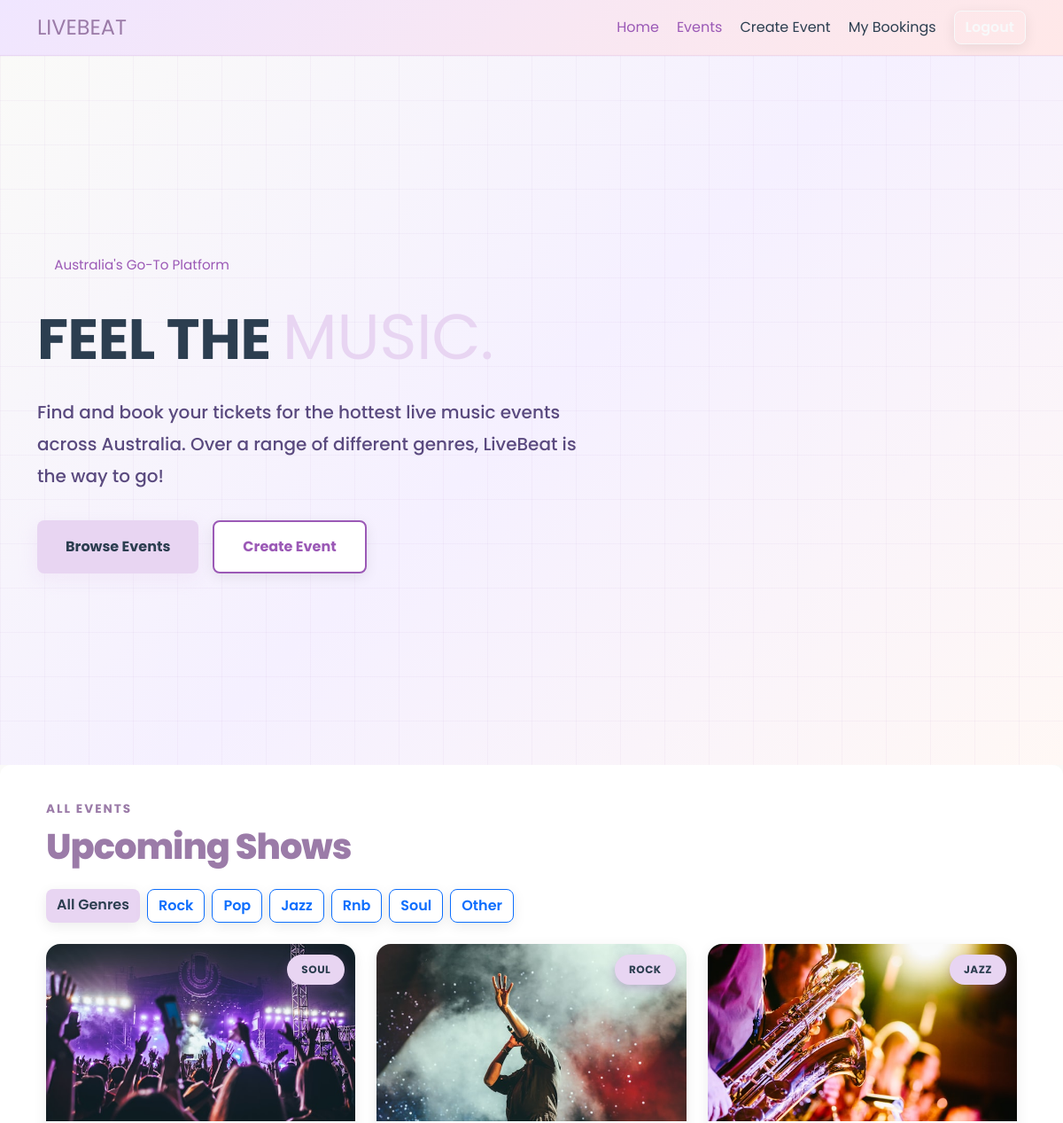
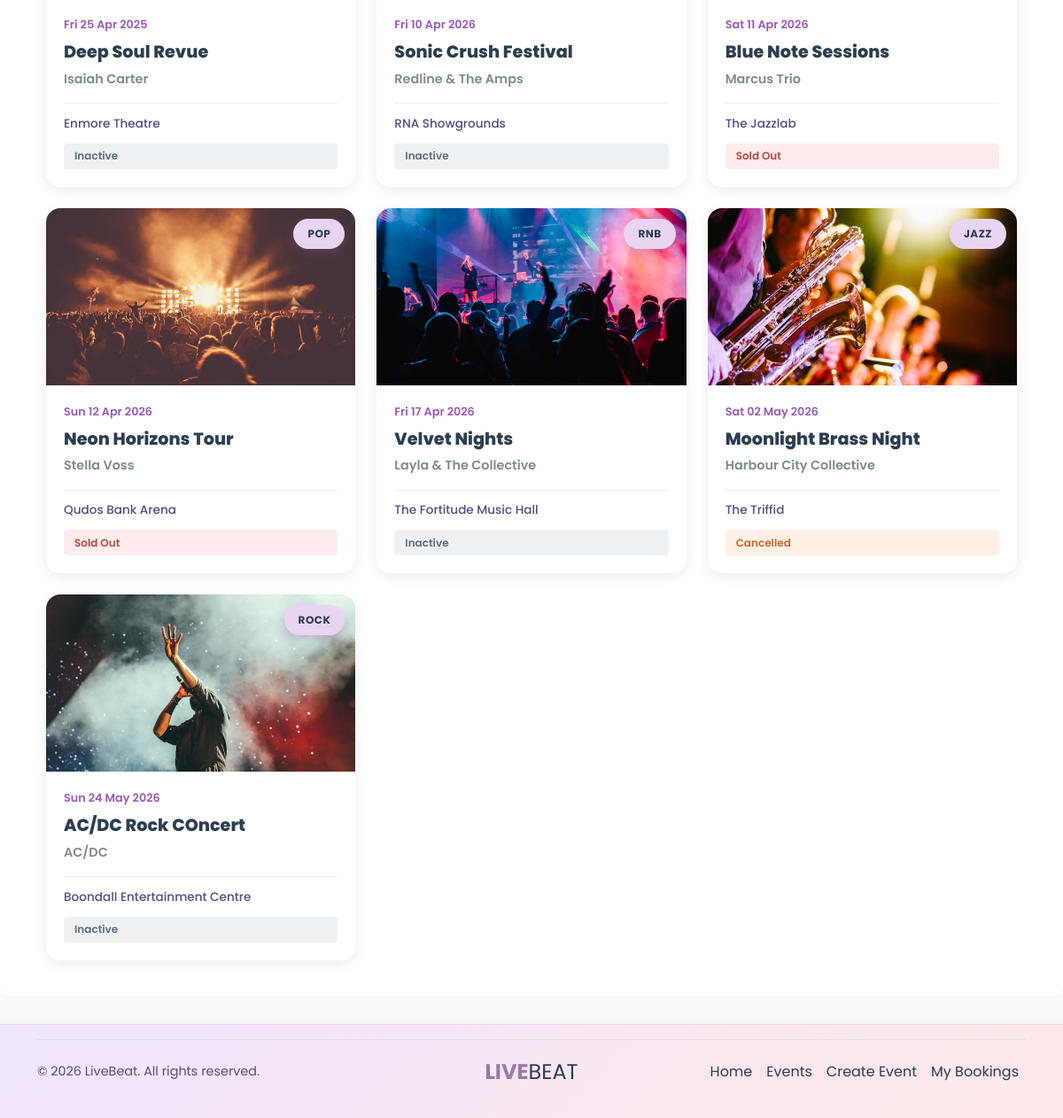
Screenshot of / (signed in) with the database file from the repository (2 pictures, top to bottom).
### livebeat/models.py (models this page shows)
class Event(db.Model):
    id = db.Column(db.Integer, primary_key=True)
    title = db.Column(db.String(100), nullable=False)
    artist = db.Column(db.String(100), nullable=False)
    description = db.Column(db.Text, nullable=False)
    category = db.Column(db.String(50), nullable=False)
    status = db.Column(db.String(20), default="Open")
    capacity = db.Column(db.Integer, nullable=False)
    date = db.Column(db.DateTime, nullable=False)
    venue_name = db.Column(db.String(120), nullable=False)
    venue_address = db.Column(db.String(200), nullable=False)
    ticket_price = db.Column(db.Float, nullable=False)
    acknowledgement = db.Column(db.Text)
    image = db.Column(db.String(200), default="concert1.jpg")
    user_id = db.Column(db.Integer, db.ForeignKey("user.id"))
    bookings = db.relationship("Booking", backref="event", lazy=True)
    comments = db.relationship("Comment", backref="event", lazy=True)

### livebeat/views.py (the view)
@main_bp.route("/")
def index():
    mark_past_events_inactive()
    selected_category = request.args.get("category", "all")
    query = Event.query.order_by(Event.date.asc())
    if selected_category != "all":
        query = query.filter(Event.category.ilike(selected_category))
    events = query.all()
    categories = ["all", "rock", "pop", "jazz", "rnb", "soul", "other"]
    return render_template(
        "index.html",
        events=events,
        categories=categories,
        selected_category=selected_category,
    )

### livebeat/views.py (called while the page is built)
def mark_past_events_inactive():
    now = datetime.now()
    past_open_events = Event.query.filter( Event.date < now, Event.status == "Open").all()
    if past_open_events:
        for event in past_open_events:
            Event.status.notin_(["Inactive", "Sold Out", "Cancelled"])
        db.session.commit()

### livebeat/templates/index.html (shortened to what this page needs)
{% extends 'base.html' %}
{% block content %}
<section class="lb-hero">
    <div class="lb-hero-grid"></div>
    <div class="container">
        <div class="row align-items-center">
            <div class="col-lg-7 lb-hero-content">
                <div class="lb-hero-eyebrow">Australia's Go-To Platform</div>
                <h1>
                    FEEL THE
                    <span class="highlight">MUSIC.</span>
                </h1>
                <p>
                    Find and book your tickets for the hottest live music events across Australia.
                    Over a range of different genres, LiveBeat is the way to go!
                </p>
                <div class="d-flex flex-wrap gap-3">
                    <a href="#events" class="lb-btn-primary">Browse Events</a>
                    <a href="{{ url_for('main.create_event') }}" class="lb-btn-outline">Create Event</a>
                </div>
            </div>
        </div>
    </div>
</section>
<section class="lb-section" id="events">
    <div class="container">
        <div class="row align-items-end mb-4">
            <div class="col-md-6">
                <div class="lb-section-label">All Events</div>
                <h2 class="lb-section-title mb-0">Upcoming Shows</h2>
            </div>
        </div>
        <div class="d-flex flex-wrap gap-2 mb-4">
            {% for category in categories %}
            <a href="{{ url_for('main.index', category=category) }}#events"
                class="btn {% if selected_category == category %}btn-primary{% else %}btn-outline-primary{% endif %}">
                {% if category == 'all' %}All Genres{% else %}{{ category|capitalize }}{% endif %}
            </a>
            {% endfor %}
        </div>
        <div class="row g-4">
            {% for event in events %}
            <div class="col-sm-6 col-lg-4">
                <a href="{{ url_for('main.event_details', event_id=event.id) }}"
                    class="lb-event-card d-block h-100 text-decoration-none">
                    <div class="lb-card-img-wrap">
                        <img src="{{ url_for('static', filename='images/' ~ event.image) }}" alt="{{ event.title }}">
                        <span class="lb-card-genre-tag">{{ event.category|capitalize }}</span>
                    </div>
                    <div class="lb-card-body">
                        <div class="lb-card-date">{{ event.date.strftime('%a %d %b %Y') }}</div>
                        <div class="lb-card-title">{{ event.title }}</div>
                        <div class="lb-card-artist">{{ event.artist }}</div>
                        <div class="lb-card-footer">
                            <span class="lb-card-venue">{{ event.venue_name }}</span>
                            {% if event.status == "Open" %}
                            <span class="lb-badge lb-badge-open">Open</span>
                            {% elif event.status == "Sold Out" %}
                            <span class="lb-badge lb-badge-soldout">Sold Out</span>
                            {% elif event.status == "Cancelled" %}
                            <span class="lb-badge lb-badge-cancelled">Cancelled</span>
                            {% else %}
                            <span class="lb-badge lb-badge-inactive">{{ event.status }}</span>
                            {% endif %}
                        </div>
                    </div>
                </a>
            </div>
            {% endfor %}
        </div>
    </div>
</section>
{% endblock %}

### rows the page displays
Event: image (picture), category "SOUL", date "Fri 25 Apr 2025", title "Deep Soul Revue", artist "Isaiah Carter", venue_name "Enmore Theatre", status "Inactive"
Event: image (picture), category "ROCK", date "Fri 10 Apr 2026", title "Sonic Crush Festival", artist "Redline & The Amps", venue_name "RNA Showgrounds", status "Inactive"
Event: image (picture), category "JAZZ", date "Sat 11 Apr 2026", title "Blue Note Sessions", artist "Marcus Trio", venue_name "The Jazzlab", status "Sold Out"
Event: image (picture), category "POP", date "Sun 12 Apr 2026", title "Neon Horizons Tour", artist "Stella Voss", venue_name "Qudos Bank Arena", status "Sold Out"
Event: image (picture), category "RNB", date "Fri 17 Apr 2026", title "Velvet Nights", artist "Layla & The Collective", venue_name "The Fortitude Music Hall", status "Inactive"
Event: image (picture), category "JAZZ", date "Sat 02 May 2026", title "Moonlight Brass Night", artist "Harbour City Collective", venue_name "The Triffid", status "Cancelled"
Event: image (picture), category "ROCK", date "Sun 24 May 2026", title "AC/DC Rock COncert", artist "AC/DC", venue_name "Boondall Entertainment Centre", status "Inactive"

### other values shown
{{ category|capitalize }} "Rock" "Pop" "Jazz" "Rnb" "Soul" "Other"
